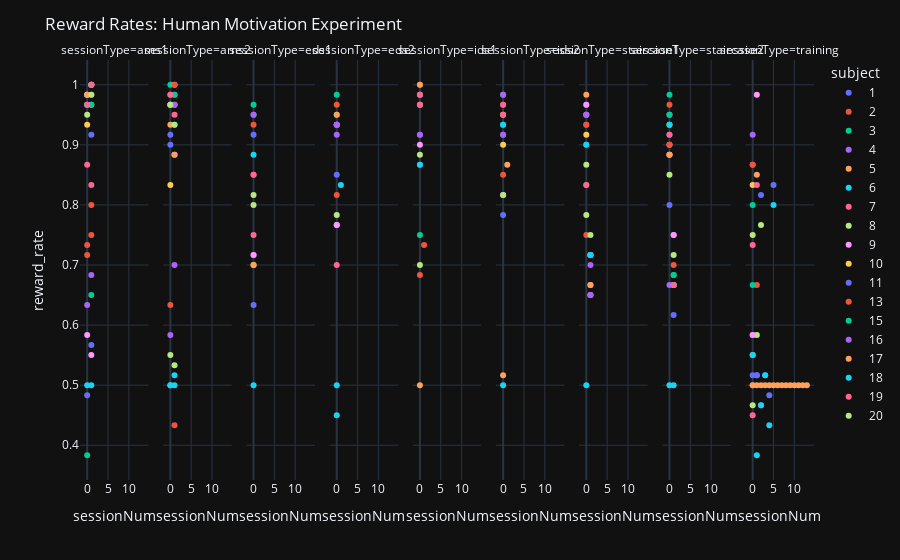

The code cell stored with this chart in its notebook:
### Markdown cell above
---
# Human Data: Motivation
----

### Code cell
(data,
 sequence_data,
 meta_data,
 StimCode,
 RespCode
 ) = load_data(config=_config, experiment_class='human_motivation_experiment')
qsd = QuerySequenceData(StimCode, RespCode)
rewards, _qsd = reward_per_experiment(qsd, StimCode)

# drop na
rewards = rewards[~rewards.reward_rate.isna()]

# plot
plot_reward_experiment(rewards, title='Reward Rates: Human Motivation Experiment')
